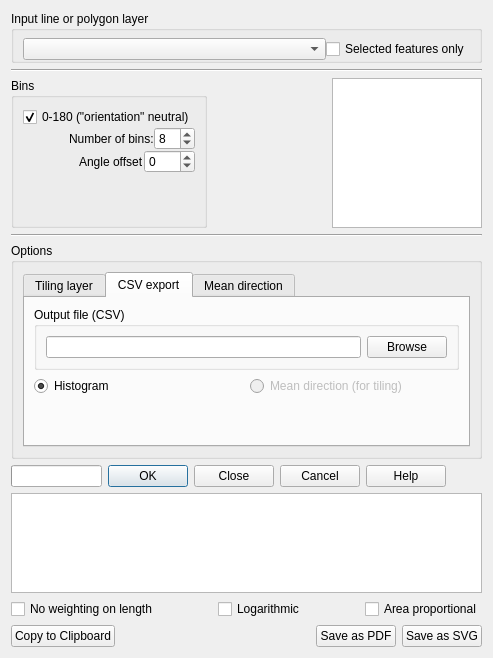
<?xml version="1.0" encoding="UTF-8"?>
<ui version="4.0">
 <class>linedirectionhistogramDialogBase</class>
 <widget class="QDialog" name="linedirectionhistogramDialogBase">
  <property name="geometry">
   <rect>
    <x>0</x>
    <y>0</y>
    <width>493</width>
    <height>658</height>
   </rect>
  </property>
  <property name="windowTitle">
   <string>Histogram of line segment directions</string>
  </property>
  <layout class="QVBoxLayout" name="verticalLayout">
   <item>
    <widget class="QGroupBox" name="groupBox">
     <property name="title">
      <string>Input line or polygon layer</string>
     </property>
     <layout class="QVBoxLayout" name="verticalLayout_3">
      <property name="spacing">
       <number>0</number>
      </property>
      <property name="topMargin">
       <number>7</number>
      </property>
      <property name="bottomMargin">
       <number>0</number>
      </property>
      <item>
       <layout class="QHBoxLayout" name="horizontalLayout_10">
        <item>
         <widget class="QComboBox" name="InputLayer">
          <property name="sizePolicy">
           <sizepolicy hsizetype="Preferred" vsizetype="Fixed">
            <horstretch>1</horstretch>
            <verstretch>0</verstretch>
           </sizepolicy>
          </property>
         </widget>
        </item>
        <item>
         <widget class="QCheckBox" name="selectedFeaturesCheckBox">
          <property name="maximumSize">
           <size>
            <width>16777215</width>
            <height>16777215</height>
           </size>
          </property>
          <property name="text">
           <string>Selected features only</string>
          </property>
         </widget>
        </item>
       </layout>
      </item>
     </layout>
    </widget>
   </item>
   <item>
    <widget class="Line" name="line_5">
     <property name="orientation">
      <enum>Qt::Horizontal</enum>
     </property>
    </widget>
   </item>
   <item>
    <layout class="QHBoxLayout" name="horizontalLayout_11">
     <item>
      <widget class="QGroupBox" name="groupBox_5">
       <property name="title">
        <string>Bins</string>
       </property>
       <layout class="QVBoxLayout" name="verticalLayout_7">
        <item>
         <layout class="QVBoxLayout" name="verticalLayout_2">
          <property name="spacing">
           <number>0</number>
          </property>
          <item>
           <layout class="QHBoxLayout" name="horizontalLayout_7">
            <item>
             <spacer name="horizontalSpacer_5">
              <property name="orientation">
               <enum>Qt::Horizontal</enum>
              </property>
              <property name="sizeHint" stdset="0">
               <size>
                <width>0</width>
                <height>0</height>
               </size>
              </property>
             </spacer>
            </item>
            <item>
             <widget class="QCheckBox" name="directionNeutralCheckBox">
              <property name="enabled">
               <bool>true</bool>
              </property>
              <property name="maximumSize">
               <size>
                <width>1000</width>
                <height>16777215</height>
               </size>
              </property>
              <property name="toolTip">
               <string>Assign line segments with opposite directions to the same bin</string>
              </property>
              <property name="text">
               <string>0-180 (&quot;orientation&quot; neutral)</string>
              </property>
              <property name="checked">
               <bool>true</bool>
              </property>
             </widget>
            </item>
           </layout>
          </item>
          <item>
           <layout class="QHBoxLayout" name="horizontalLayout_6">
            <item>
             <spacer name="horizontalSpacer_2">
              <property name="orientation">
               <enum>Qt::Horizontal</enum>
              </property>
              <property name="sizeHint" stdset="0">
               <size>
                <width>0</width>
                <height>0</height>
               </size>
              </property>
             </spacer>
            </item>
            <item>
             <widget class="QLabel" name="label">
              <property name="text">
               <string>Number of bins:</string>
              </property>
             </widget>
            </item>
            <item>
             <widget class="QSpinBox" name="binsSpinBox">
              <property name="toolTip">
               <string>Number of direction bins to use</string>
              </property>
              <property name="minimum">
               <number>2</number>
              </property>
              <property name="value">
               <number>8</number>
              </property>
             </widget>
            </item>
           </layout>
          </item>
          <item>
           <layout class="QHBoxLayout" name="horizontalLayout_5">
            <item>
             <spacer name="horizontalSpacer">
              <property name="orientation">
               <enum>Qt::Horizontal</enum>
              </property>
              <property name="sizeHint" stdset="0">
               <size>
                <width>0</width>
                <height>0</height>
               </size>
              </property>
             </spacer>
            </item>
            <item>
             <widget class="QLabel" name="label_2">
              <property name="text">
               <string>Angle offset</string>
              </property>
             </widget>
            </item>
            <item>
             <widget class="QSpinBox" name="offsetAngleSpinBox">
              <property name="toolTip">
               <string>Angle offset in degrees, positive clockwise</string>
              </property>
              <property name="minimum">
               <number>-360</number>
              </property>
              <property name="maximum">
               <number>360</number>
              </property>
             </widget>
            </item>
           </layout>
          </item>
          <item>
           <spacer name="verticalSpacer_2">
            <property name="orientation">
             <enum>Qt::Vertical</enum>
            </property>
            <property name="sizeType">
             <enum>QSizePolicy::Expanding</enum>
            </property>
            <property name="sizeHint" stdset="0">
             <size>
              <width>20</width>
              <height>10</height>
             </size>
            </property>
           </spacer>
          </item>
         </layout>
        </item>
       </layout>
      </widget>
     </item>
     <item>
      <spacer name="horizontalSpacer_3">
       <property name="orientation">
        <enum>Qt::Horizontal</enum>
       </property>
       <property name="sizeHint" stdset="0">
        <size>
         <width>10000</width>
         <height>20</height>
        </size>
       </property>
      </spacer>
     </item>
     <item>
      <widget class="QGraphicsView" name="setupGraphicsView">
       <property name="sizePolicy">
        <sizepolicy hsizetype="Fixed" vsizetype="Fixed">
         <horstretch>0</horstretch>
         <verstretch>0</verstretch>
        </sizepolicy>
       </property>
       <property name="minimumSize">
        <size>
         <width>150</width>
         <height>150</height>
        </size>
       </property>
       <property name="maximumSize">
        <size>
         <width>150</width>
         <height>150</height>
        </size>
       </property>
       <property name="toolTip">
        <string>Illustration of the direction bin structure</string>
       </property>
       <property name="interactive">
        <bool>false</bool>
       </property>
      </widget>
     </item>
    </layout>
   </item>
   <item>
    <widget class="Line" name="line_3">
     <property name="orientation">
      <enum>Qt::Horizontal</enum>
     </property>
    </widget>
   </item>
   <item>
    <widget class="QGroupBox" name="groupBox_4">
     <property name="sizePolicy">
      <sizepolicy hsizetype="Preferred" vsizetype="Preferred">
       <horstretch>0</horstretch>
       <verstretch>0</verstretch>
      </sizepolicy>
     </property>
     <property name="title">
      <string>Options</string>
     </property>
     <layout class="QVBoxLayout" name="verticalLayout_9">
      <item>
       <widget class="QTabWidget" name="tabWidget">
        <property name="sizePolicy">
         <sizepolicy hsizetype="Expanding" vsizetype="Preferred">
          <horstretch>0</horstretch>
          <verstretch>0</verstretch>
         </sizepolicy>
        </property>
        <property name="currentIndex">
         <number>1</number>
        </property>
        <widget class="QWidget" name="tab1">
         <attribute name="title">
          <string>Tiling layer</string>
         </attribute>
         <layout class="QVBoxLayout" name="verticalLayout_5">
          <item>
           <layout class="QVBoxLayout" name="verticalLayout_8">
            <property name="spacing">
             <number>0</number>
            </property>
            <item>
             <widget class="QCheckBox" name="useTilingCheckBox">
              <property name="toolTip">
               <string>Whan using tiling, a rose diagram is generated for each polygon, and added to an output layer</string>
              </property>
              <property name="text">
               <string>Use tiling</string>
              </property>
             </widget>
            </item>
            <item>
             <widget class="QGroupBox" name="groupBox_3">
              <property name="sizePolicy">
               <sizepolicy hsizetype="Preferred" vsizetype="Preferred">
                <horstretch>0</horstretch>
                <verstretch>0</verstretch>
               </sizepolicy>
              </property>
              <property name="title">
               <string>Polygon layer for tiling</string>
              </property>
              <layout class="QVBoxLayout" name="verticalLayout_4">
               <property name="topMargin">
                <number>6</number>
               </property>
               <property name="bottomMargin">
                <number>0</number>
               </property>
               <item>
                <widget class="QComboBox" name="TilingLayer">
                 <property name="toolTip">
                  <string>The polygon layer to use for tiling</string>
                 </property>
                </widget>
               </item>
              </layout>
             </widget>
            </item>
            <item>
             <layout class="QHBoxLayout" name="horizontalLayout_8">
              <item>
               <widget class="QLabel" name="label_4">
                <property name="text">
                 <string>File location for SVG files: </string>
                </property>
               </widget>
              </item>
              <item>
               <widget class="QLineEdit" name="tileDirectory">
                <property name="readOnly">
                 <bool>true</bool>
                </property>
               </widget>
              </item>
              <item>
               <widget class="QPushButton" name="browseButtonTile">
                <property name="text">
                 <string>Browse</string>
                </property>
               </widget>
              </item>
             </layout>
            </item>
           </layout>
          </item>
         </layout>
         <zorder></zorder>
        </widget>
        <widget class="QWidget" name="tab_2">
         <attribute name="title">
          <string>CSV export</string>
         </attribute>
         <layout class="QVBoxLayout" name="verticalLayout_6">
          <item>
           <widget class="QGroupBox" name="groupBox_2">
            <property name="title">
             <string>Output file (CSV)</string>
            </property>
            <layout class="QHBoxLayout" name="horizontalLayout_2">
             <item>
              <widget class="QLineEdit" name="outputFile">
               <property name="sizePolicy">
                <sizepolicy hsizetype="Expanding" vsizetype="Fixed">
                 <horstretch>1</horstretch>
                 <verstretch>0</verstretch>
                </sizepolicy>
               </property>
               <property name="cursor">
                <cursorShape>ArrowCursor</cursorShape>
               </property>
               <property name="focusPolicy">
                <enum>Qt::NoFocus</enum>
               </property>
               <property name="toolTip">
                <string>Optional output file (CSV) - click on the Browse button to specify</string>
               </property>
               <property name="readOnly">
                <bool>true</bool>
               </property>
              </widget>
             </item>
             <item>
              <widget class="QPushButton" name="browseButtonCSV">
               <property name="text">
                <string>Browse</string>
               </property>
              </widget>
             </item>
            </layout>
           </widget>
          </item>
          <item>
           <layout class="QHBoxLayout" name="horizontalLayout_3">
            <item>
             <widget class="QRadioButton" name="histogramRB">
              <property name="toolTip">
               <string>Export direction histogram (ignoring the tiling)</string>
              </property>
              <property name="text">
               <string>Histogram</string>
              </property>
              <property name="checked">
               <bool>true</bool>
              </property>
              <attribute name="buttonGroup">
               <string notr="true">CsvExportButtonGroup</string>
              </attribute>
             </widget>
            </item>
            <item>
             <widget class="QRadioButton" name="meanDirectionRB">
              <property name="enabled">
               <bool>false</bool>
              </property>
              <property name="toolTip">
               <string>Mean direction only (one row for each tile)</string>
              </property>
              <property name="text">
               <string>Mean direction (for tiling)</string>
              </property>
              <attribute name="buttonGroup">
               <string notr="true">CsvExportButtonGroup</string>
              </attribute>
             </widget>
            </item>
           </layout>
          </item>
          <item>
           <spacer name="verticalSpacer_3">
            <property name="orientation">
             <enum>Qt::Vertical</enum>
            </property>
            <property name="sizeHint" stdset="0">
             <size>
              <width>20</width>
              <height>40</height>
             </size>
            </property>
           </spacer>
          </item>
         </layout>
        </widget>
        <widget class="QWidget" name="tab_3">
         <attribute name="title">
          <string>Mean direction</string>
         </attribute>
         <layout class="QVBoxLayout" name="verticalLayout_10">
          <item>
           <widget class="QCheckBox" name="dirTrendCheckBox">
            <property name="text">
             <string>Include direction trend in the rose diagrams</string>
            </property>
           </widget>
          </item>
          <item>
           <spacer name="verticalSpacer_5">
            <property name="orientation">
             <enum>Qt::Vertical</enum>
            </property>
            <property name="sizeHint" stdset="0">
             <size>
              <width>20</width>
              <height>40</height>
             </size>
            </property>
           </spacer>
          </item>
         </layout>
        </widget>
       </widget>
      </item>
     </layout>
    </widget>
   </item>
   <item>
    <layout class="QHBoxLayout" name="horizontalLayout_4">
     <item>
      <widget class="QProgressBar" name="progressBar"/>
     </item>
     <item>
      <widget class="QDialogButtonBox" name="button_box">
       <property name="standardButtons">
        <set>QDialogButtonBox::Cancel|QDialogButtonBox::Close|QDialogButtonBox::Ok</set>
       </property>
       <property name="centerButtons">
        <bool>false</bool>
       </property>
      </widget>
     </item>
     <item>
      <widget class="QPushButton" name="helpButton">
       <property name="text">
        <string>Help</string>
       </property>
      </widget>
     </item>
     <item>
      <spacer name="horizontalSpacer_6">
       <property name="orientation">
        <enum>Qt::Horizontal</enum>
       </property>
       <property name="sizeHint" stdset="0">
        <size>
         <width>100000</width>
         <height>20</height>
        </size>
       </property>
      </spacer>
     </item>
    </layout>
   </item>
   <item>
    <widget class="QGraphicsView" name="histogramGraphicsView">
     <property name="sizePolicy">
      <sizepolicy hsizetype="Expanding" vsizetype="Expanding">
       <horstretch>0</horstretch>
       <verstretch>1</verstretch>
      </sizepolicy>
     </property>
     <property name="minimumSize">
      <size>
       <width>100</width>
       <height>100</height>
      </size>
     </property>
     <property name="verticalScrollBarPolicy">
      <enum>Qt::ScrollBarAlwaysOff</enum>
     </property>
     <property name="horizontalScrollBarPolicy">
      <enum>Qt::ScrollBarAlwaysOff</enum>
     </property>
     <property name="interactive">
      <bool>false</bool>
     </property>
    </widget>
   </item>
   <item>
    <layout class="QHBoxLayout" name="horizontalLayout">
     <item>
      <widget class="QCheckBox" name="noWeightingCheckBox">
       <property name="toolTip">
        <string>Do not use line segment length for weighting</string>
       </property>
       <property name="text">
        <string>No weighting on length</string>
       </property>
      </widget>
     </item>
     <item>
      <spacer name="horizontalSpacer_9">
       <property name="orientation">
        <enum>Qt::Horizontal</enum>
       </property>
       <property name="sizeHint" stdset="0">
        <size>
         <width>40</width>
         <height>20</height>
        </size>
       </property>
      </spacer>
     </item>
     <item>
      <widget class="QCheckBox" name="logaritmicCheckBox">
       <property name="text">
        <string>Logarithmic</string>
       </property>
      </widget>
     </item>
     <item>
      <spacer name="horizontalSpacer_7">
       <property name="orientation">
        <enum>Qt::Horizontal</enum>
       </property>
       <property name="sizeHint" stdset="0">
        <size>
         <width>40</width>
         <height>20</height>
        </size>
       </property>
      </spacer>
     </item>
     <item>
      <widget class="QCheckBox" name="proportionalAreaCheckBox">
       <property name="toolTip">
        <string>Make sector areas proportional to the magnitudes (default is sector length/radius)</string>
       </property>
       <property name="text">
        <string>Area proportional</string>
       </property>
      </widget>
     </item>
    </layout>
   </item>
   <item>
    <layout class="QHBoxLayout" name="horizontalLayout_9">
     <item>
      <widget class="QPushButton" name="copyToClipboardButton">
       <property name="text">
        <string>Copy to Clipboard</string>
       </property>
      </widget>
     </item>
     <item>
      <spacer name="horizontalSpacer_8">
       <property name="orientation">
        <enum>Qt::Horizontal</enum>
       </property>
       <property name="sizeHint" stdset="0">
        <size>
         <width>40</width>
         <height>20</height>
        </size>
       </property>
      </spacer>
     </item>
     <item>
      <widget class="QPushButton" name="saveAsPDFButton">
       <property name="toolTip">
        <string>Save as a 10cm by 10cm PDF</string>
       </property>
       <property name="text">
        <string>Save as PDF</string>
       </property>
      </widget>
     </item>
     <item>
      <widget class="QPushButton" name="saveAsSVGButton">
       <property name="toolTip">
        <string>Save as a 200 by 200 pixel SVG</string>
       </property>
       <property name="text">
        <string>Save as SVG</string>
       </property>
      </widget>
     </item>
    </layout>
   </item>
   <item>
    <spacer name="horizontalSpacer_4">
     <property name="orientation">
      <enum>Qt::Horizontal</enum>
     </property>
     <property name="sizeHint" stdset="0">
      <size>
       <width>40</width>
       <height>0</height>
      </size>
     </property>
    </spacer>
   </item>
  </layout>
 </widget>
 <resources/>
 <connections>
  <connection>
   <sender>button_box</sender>
   <signal>accepted()</signal>
   <receiver>linedirectionhistogramDialogBase</receiver>
   <slot>accept()</slot>
   <hints>
    <hint type="sourcelabel">
     <x>20</x>
     <y>20</y>
    </hint>
    <hint type="destinationlabel">
     <x>20</x>
     <y>20</y>
    </hint>
   </hints>
  </connection>
  <connection>
   <sender>button_box</sender>
   <signal>rejected()</signal>
   <receiver>linedirectionhistogramDialogBase</receiver>
   <slot>reject()</slot>
   <hints>
    <hint type="sourcelabel">
     <x>20</x>
     <y>20</y>
    </hint>
    <hint type="destinationlabel">
     <x>20</x>
     <y>20</y>
    </hint>
   </hints>
  </connection>
 </connections>
 <buttongroups>
  <buttongroup name="CsvExportButtonGroup"/>
 </buttongroups>
</ui>
